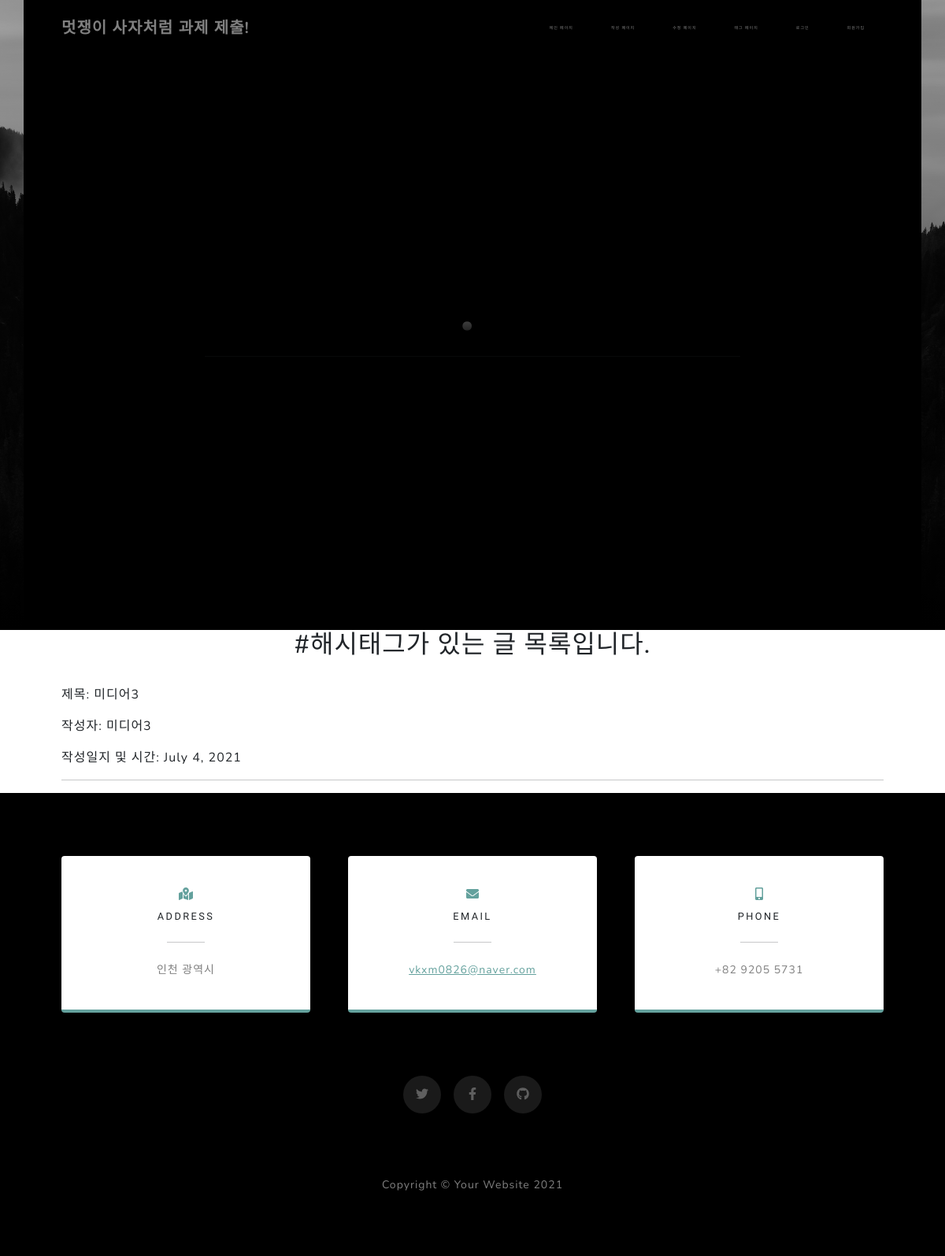
/blog/1/search/, run on the app's committed database.
### blog/models.py (models this page shows, shortened)
class Hashtag(models.Model):
    name = models.CharField(max_length=50)
    def __str__(self):
        return self.name

class Post(models.Model):
    title = models.CharField(max_length=200)
    pub_date = models.DateField('date published')
    writer = models.CharField(null = False, max_length=15, default='닉네임을 입력해주세요.')
    body = models.TextField()
    hashtags = models.ManyToManyField('Hashtag', blank = True)
    image = models.ImageField(upload_to='images/', blank = True)

### blog/views.py (the view)
# urls.py: path('blog/<int:hashtag_id>/search/', blog.views.search, name='search'),
def search(request, hashtag_id):
    hashtag=get_object_or_404(Hashtag, pk=hashtag_id)
    return render(request, 'blog/search.html', {'hashtag':hashtag})

### blog/templates/blog/search.html
{% extends 'blog/base.html' %}
{% block main %}
{% load static %}
<section class="page-section" id="services">
    <div class="container px-4 px-lg-5">
        <h2 class="text-center mt-0">{{ hashtag }}가 있는 글 목록입니다.</h2>
        <br>
        {% for posts in hashtag.post_set.all %}
        <p>제목: {{posts.title}}</p>
        <p>작성자: {{posts.writer}}</p>
        <p>작성일지 및 시간: {{posts.pub_date}}</p>
        {% endfor %}
        <hr class="divider" />
    </div>
</section>
{% endblock %}

### data on the page
Hashtag: name "#해시태그"
Post: title "미디어3", writer "미디어3", pub_date "July 4, 2021"
